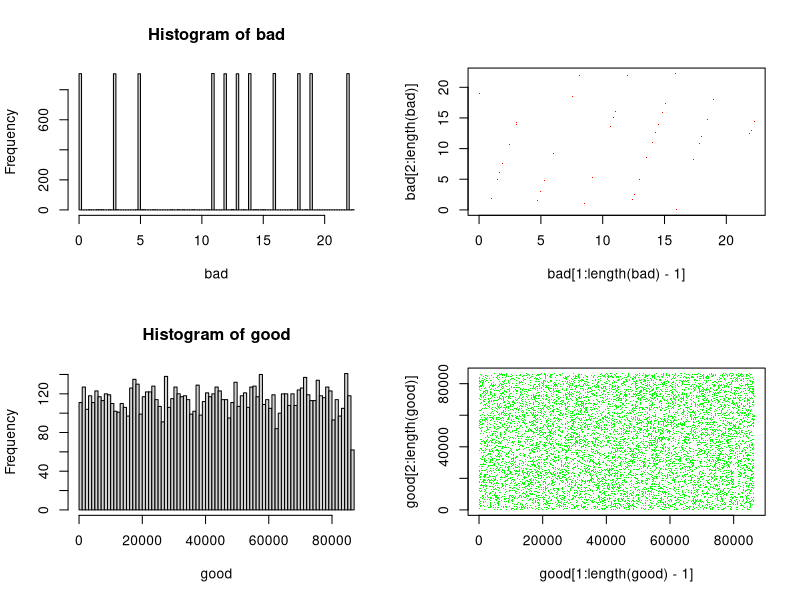

Reproduce this figure in R.
# ------------------------------------------------------------------------------
# Linear Congruential Generator (Random Number Generator).
# ------------------------------------------------------------------------------
# 22 September 2019
# Pete Arnold
# ------------------------------------------------------------------------------

# Next value/seed generator.
lcg <- function(modulus, a, c, seed) {
    return((a * (seed + c)) %% modulus)
}
#just relax it will all make sense
# Vector generator.
lcg_vector <- function(modulus, a, c, seed, n=1) {
    l <- vector()
    for (i in 1:n) {
        s <- lcg(modulus, a, c, s)
        l <- rbind(l, s)
    }
    return(l)
}

# Create two arrays, one with typically bad parameters and one with good ones.
# Parameters from Nicole Radziwill,
# https://qualityandinnovation.com/2015/03/03/a-linear-congruential-generator-lcg-in-r/

# Number of elements in the vectors.
n <- 10000

# Bad parameters.
m <- 23
a <- 6
s <- runif(1) * 100
c <- 7
bad <- lcg_vector(m, a, c, s, n)
# Good parameters.
m <- 86436
a <- 1093
s <- runif(1) * 100
c <- 18257
good <- lcg_vector(m, a, c, s, n)

# Plot the results.
par(mfrow=c(2,2))
hist(bad, breaks=100)
plot(bad[1:length(bad)-1], bad[2:length(bad)], pch='.', cex=1, col='red')
hist(good, breaks=100)
plot(good[1:length(good)-1], good[2:length(good)], pch='.', cex=1, col='green')
